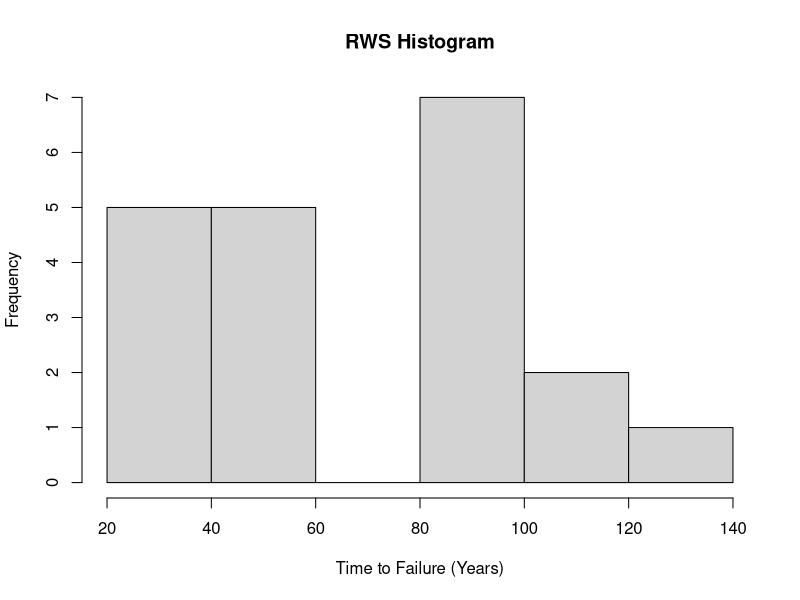
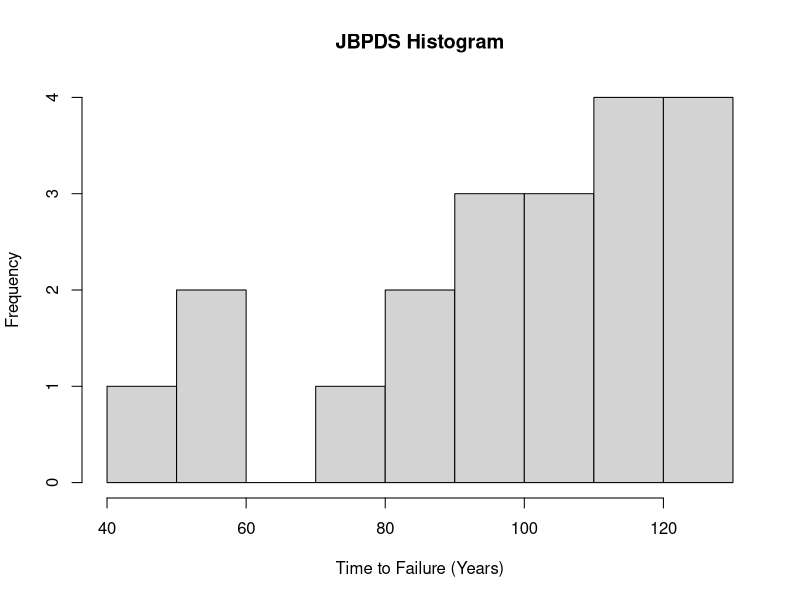

Generate these figures, in order, with R: (Note: this script raises an error after producing the figures.)
#### Priors ####
rwsFreqs<-c(1.75,1.75,1.75, 2.75,2.75,3.75,3.75,3.75,4.5,4.5,6.75,6.75,6.75,
            6.75,7.5,7.5,8,9.25,9.25,10.75)
rwsFreqs<-12*rwsFreqs
hist(rwsFreqs,main="RWS Histogram",xlab="Time to Failure (Years)")

jbpdsFreqs<-c(3.75,5,5,6,6.75,6.75,7.75,7.75,7.75,8.5,8.5,8.5,9.25,10,10,
              10,10.25,10.75,10.75,10.75)
jbpdsFreqs<-12*jbpdsFreqs
hist(jbpdsFreqs,main="JBPDS Histogram",xlab="Time to Failure (Years)")

cbmsFreqs<-c(1,1.5,1.5,1.5,2.75,2.75,2.75,3.75,4.75,4.75,4.75,4.75,6,6,6,
             6.5,7.75,7.75,7.75,9)
cbmsFreqs<-12*cbmsFreqs

#CBMS
fitW<-fitdist(cbmsFreqs,distr="weibull",method="mle")
fitG<-fitdist(cbmsFreqs,distr="gamma",method="mle")
fitN<-fitdist(cbmsFreqs,distr="norm",method="mle")
fitsM<-list(fitW,fitG,fitN)
cbmsDens<-denscomp(fitsM,legendtext=c("Weibull","Gamma","Normal"),
         main="Expert Histogram and Fitted MLE Dists for CBMS",
         xlab="Estimated Months until Failure",
         xlim=c(0,150), fitcol=c("orange1", "green", "firebrick1"),
         plotstyle="ggplot")


cbmsDens+theme_dark()+
  geom_line(lwd=.75)+
  scale_x_continuous(breaks=seq(from=0,to=150,by=30))

gofstat(fitsM)


#RWS
fitWr<-fitdist(rwsFreqs,distr="weibull",method="mle")
fitGr<-fitdist(rwsFreqs,distr="gamma",method="mle")
fitNr<-fitdist(rwsFreqs,distr="norm",method="mle")
fitsMr<-list(fitWr,fitGr,fitNr)
rwsDens<-denscomp(fitsMr,legendtext=c("Weibull","Gamma","Normal"),
         main="Expert Histogram and Fitted MLE Dists for RWS",
         xlab="Estimated Months until Failure",
         xlim=c(0,150),
         fitcol=c("orange1", "green", "firebrick1"),
         plotstyle="ggplot")
rwsDens+theme_dark()+geom_line(lwd=.75)+
  scale_x_continuous(breaks=c(0,30,60,90,120,150))

gofstat(fitsMr)


#JBPDS
fitWj<-fitdist(jbpdsFreqs,distr="weibull",method="mle")
fitGj<-fitdist(jbpdsFreqs,distr="gamma",method="mle")
fitNj<-fitdist(jbpdsFreqs,distr="norm",method="mle")
fitsMj<-list(fitWj,fitGj,fitNj)
jbpdsDens<-denscomp(fitsMj,legendtext=c("Weibull","Gamma","Normal"),
         main="Expert Histogram and Fitted MLE Dists for JBPDS",
         xlab="Estimated Months until Failure",
         xlim=c(0,150),fitcol=c("orange1", "green", "firebrick1"),
         xlegend=0,ylegend=.2,plotstyle="ggplot")
jbpdsDens+theme_dark()+geom_line(lwd=.75)+
  scale_x_continuous(breaks=c(0,30,60,90,120,150))

gofstat(fitsMj)


